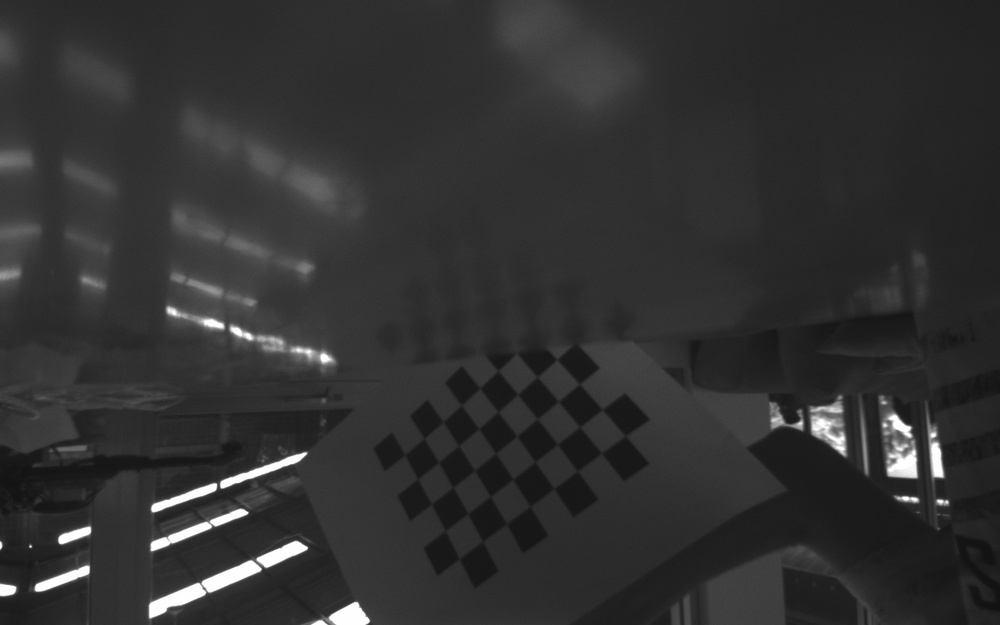
#> input picture data/calibration_images/calib_000.jpg, 1000 x 625 px, shrunk from 1280 x 800 before the run; its folder holds 4 pictures in this run
$ python calibrate_from_images.py
#> lines starting #> are read from the running program, lines starting #| are printed output that depends on the picture; after the words box and inside, x2 and y2 are one past the last pixel; in counts of white or black regions, pixels touching at a corner belong together
import cv2
import numpy as np
import glob
import os


IMAGE_DIR = "data/calibration_images"
OUTPUT_DIR = "data/calibration_output"

# Checkerboard size
# 9 squares x 6 squares = 8 x 5 inner corners
CHECKERBOARD = (8, 5)

# One printed square size
# Example:
# 30 mm = 0.030
SQUARE_SIZE = 0.021

os.makedirs(OUTPUT_DIR, exist_ok=True)

criteria = (
    cv2.TERM_CRITERIA_EPS + cv2.TERM_CRITERIA_MAX_ITER,
    30,
    0.001
)

object_points_template = np.zeros(
    (CHECKERBOARD[0] * CHECKERBOARD[1], 3),
    np.float32
)

object_points_template[:, :2] = np.mgrid[
    0:CHECKERBOARD[0],
    0:CHECKERBOARD[1]
].T.reshape(-1, 2)

object_points_template *= SQUARE_SIZE

object_points = []
image_points = []

image_paths = sorted(glob.glob(os.path.join(IMAGE_DIR, "*.jpg")))

if not image_paths:
    print(f"ERROR: No calibration images found in {IMAGE_DIR}")
    raise SystemExit(1)

print(f"Found {len(image_paths)} images.")

image_size = None
used_images = 0
failed_images = 0

for image_path in image_paths:
    image = cv2.imread(image_path)
#> image is the input picture: shape (625, 1000, 3); min 18, max 255, mean 49.4

    if image is None:
        print(f"WARNING: Could not read {image_path}")
        failed_images += 1
        continue

    gray = cv2.cvtColor(image, cv2.COLOR_BGR2GRAY)
    image_size = gray.shape[::-1]
#> image_size = (1000, 625)

    found, corners = cv2.findChessboardCorners(
        gray,
        CHECKERBOARD,
        cv2.CALIB_CB_ADAPTIVE_THRESH + cv2.CALIB_CB_NORMALIZE_IMAGE
    )
#> found = True; corners = 40 rows, first 8: [405.2, 453.7], [424.1, 438.4], [443.3, 420.7], [461.6, 404.8], [479.9, 387.2], [497.8, 370.8], [516.6, 352.4], [532, 322.5]

    if not found and hasattr(cv2, "findChessboardCornersSB"):
        found, corners = cv2.findChessboardCornersSB(gray, CHECKERBOARD)

    if found:
        if corners is not None and corners.dtype != np.float32:
            corners = corners.astype(np.float32)

        # Refine corners only for standard corner output.
        if corners is not None:
            corners_refined = cv2.cornerSubPix(
                gray,
                corners,
                (11, 11),
                (-1, -1),
                criteria
            )
#> corners_refined = 40 rows, first 8: [404.9, 454.6], [424, 438.4], [443.1, 421.7], [461.3, 405.1], [479.9, 388], [498, 370.9], [516.7, 353], [531.4, 324.9]
        else:
            corners_refined = corners

        object_points.append(object_points_template)
        image_points.append(corners_refined)

        used_images += 1

        debug_image = image.copy()
        cv2.drawChessboardCorners(debug_image, CHECKERBOARD, corners_refined, True)
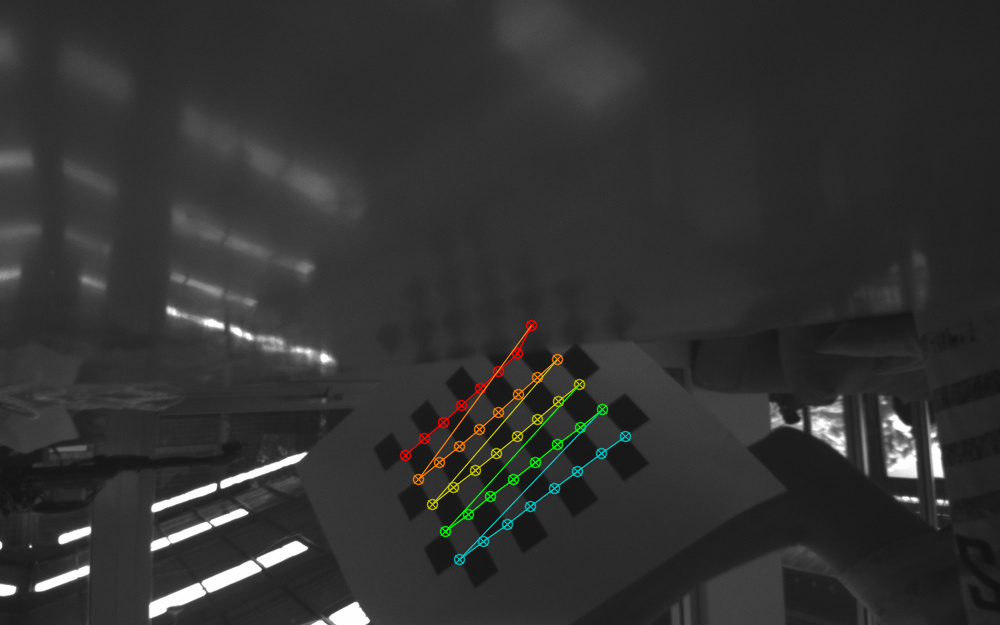
#> debug_image: shape (625, 1000, 3); 1.16% of pixels changed, all inside (x1, y1, x2, y2) = (399, 319, 632, 566)

        debug_path = os.path.join(
            OUTPUT_DIR,
            "debug_" + os.path.basename(image_path)
        )
        cv2.imwrite(debug_path, debug_image)

        print(f"Used: {image_path}")
    else:
        failed_images += 1
        print(f"Failed to find corners: {image_path}")
#> pass 2 of the loop `for image_path in image_paths:`:
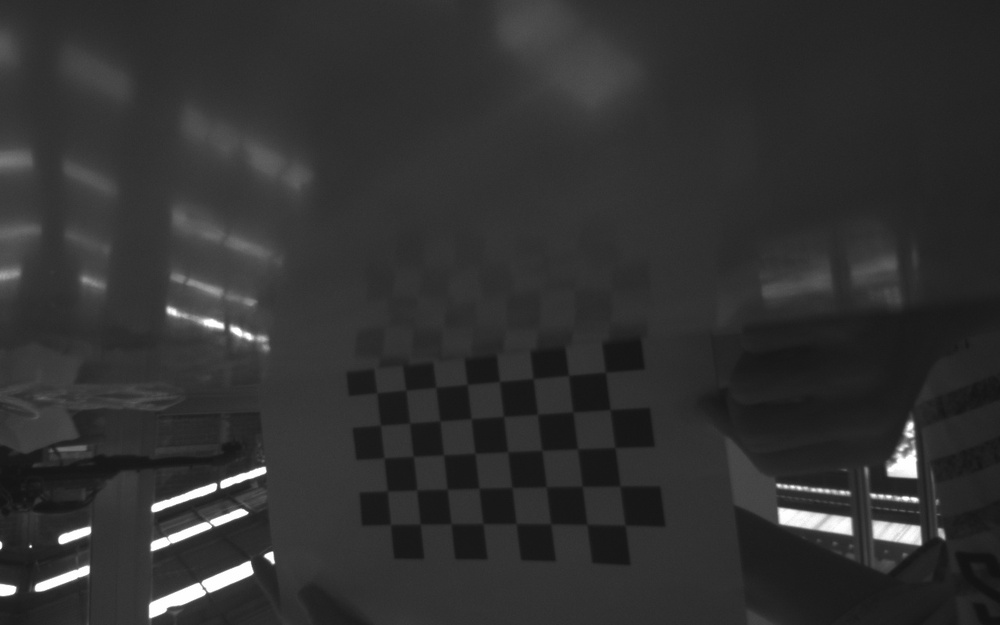
#> input picture data/calibration_images/calib_001.jpg, 1000 x 625 px, shrunk from 1280 x 800 before the run
#> image is the input picture: shape (625, 1000, 3); min 17, max 255, mean 49
#> corners = 40 rows, first 8: [377.8, 392.1], [405.2, 389.3], [435.6, 387.6], [466.4, 383.4], [498.7, 382], [531.6, 377.7], [568.4, 375.8], [604.2, 371.8]
#> corners_refined = 40 rows, first 8: [376.9, 392.8], [405.8, 390.2], [435.9, 387.3], [467.2, 384.4], [499.5, 381.5], [533.1, 378.6], [568.5, 375.4], [605.4, 372.1]
#> `cv2.drawChessboardCorners(debug_image, CHECKERBOARD, corners_refined, ..`:
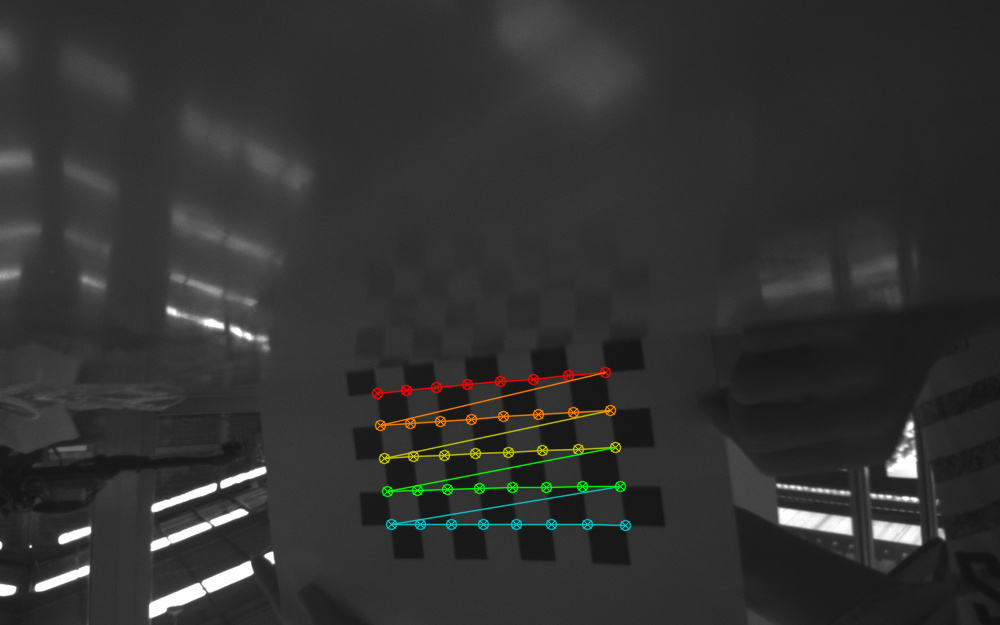
#> debug_image: shape (625, 1000, 3); 1.49% of pixels changed, all inside (x1, y1, x2, y2) = (371, 366, 632, 532)
#> pass 3 of the loop `for image_path in image_paths:`:
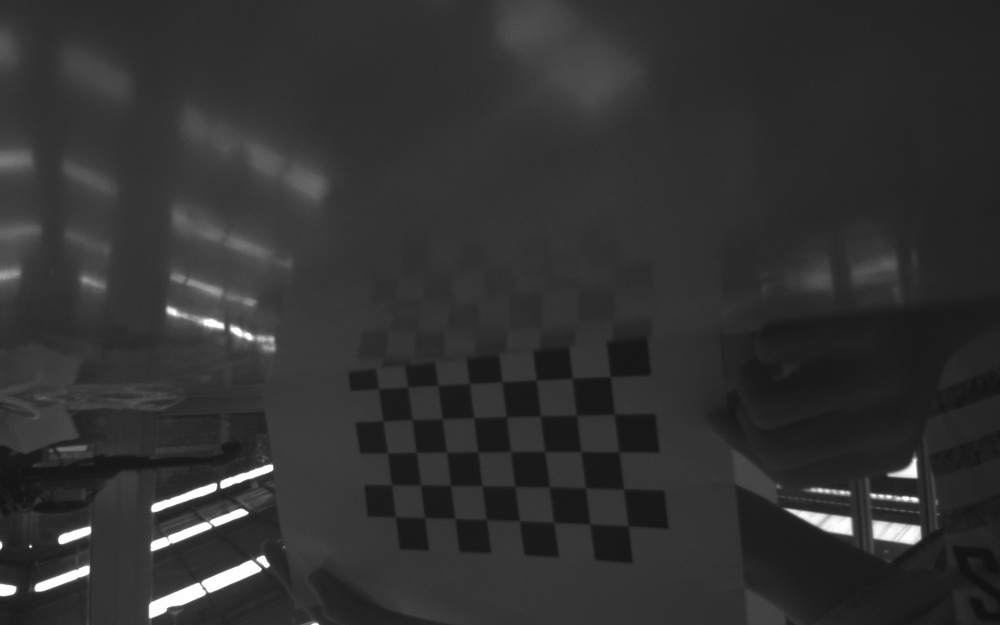
#> input picture data/calibration_images/calib_002.jpg, 1000 x 625 px, shrunk from 1280 x 800 before the run
#> image is the input picture: shape (625, 1000, 3); min 17, max 255, mean 49.5
#> corners = 40 rows, first 8: [378.9, 388.6], [407.6, 386.5], [439, 387], [468, 385], [503, 384], [535.2, 380.1], [571.9, 378], [609.5, 376.3]
#> corners_refined = 40 rows, first 8: [378.7, 388.6], [407.7, 386.9], [437.9, 385.3], [469.4, 383.4], [502, 381.7], [536.1, 380], [572.2, 378.3], [610.2, 376.5]
#> `cv2.drawChessboardCorners(debug_image, CHECKERBOARD, corners_refined, ..`:
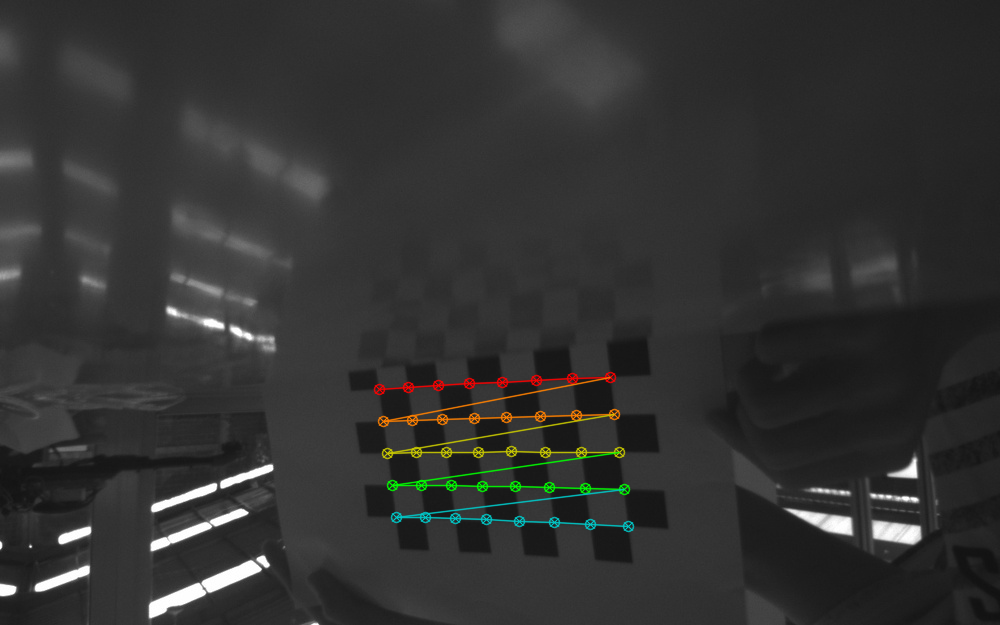
#> debug_image: shape (625, 1000, 3); 1.49% of pixels changed, all inside (x1, y1, x2, y2) = (373, 371, 635, 533)
#> the loop made 4 passes; the first 3 are shown

print()
print(f"Used images: {used_images}")
print(f"Failed images: {failed_images}")

if used_images < 10:
    print("ERROR: Too few usable images. Capture more images.")
#> (the run stopped early here; a loop or call above may not have finished)
